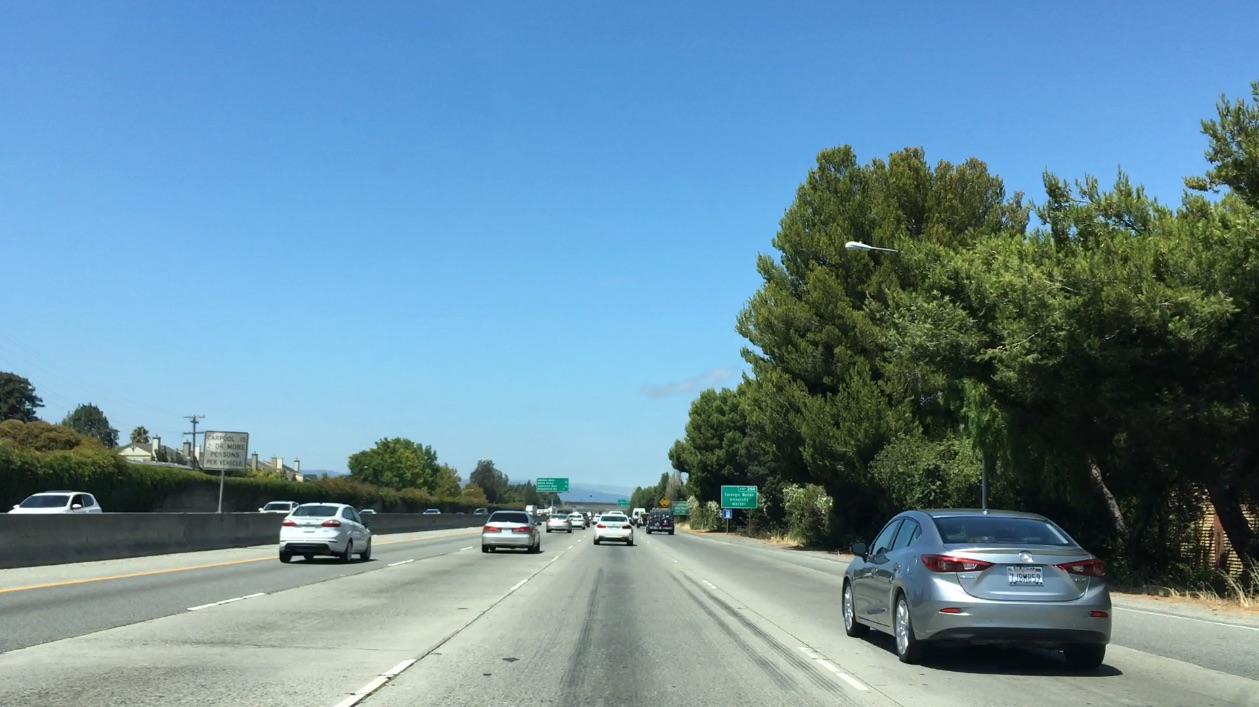
#> input picture 43_object_detection/bbox-example-image.jpg, 1259 x 707 px
$ jupyter execute --allow-errors 'Search and classify.ipynb'   (older library calls are emulated)
#> lines starting #> are read from the running program, lines starting #| are printed output that depends on the picture; after the words box and inside, x2 and y2 are one past the last pixel; in counts of white or black regions, pixels touching at a corner belong together
[cell 1]
import numpy as np
import cv2
import matplotlib.pyplot as plt
import matplotlib.image as mpimg

[cell 2]
def draw_boxes(img, bboxes, color=(0, 0, 255), thick=6):
    # Make a copy of the image
    imcopy = np.copy(img)
    # Iterate through the bounding boxes
    for bbox in bboxes:
        # Draw a rectangle given bbox coordinates
        cv2.rectangle(imcopy, bbox[0], bbox[1], color, thick)
    # Return the image copy with boxes drawn
    return imcopy

# Sliding Window (basic)

[cell 3]
image = mpimg.imread('bbox-example-image.jpg')
#> image is the input picture: shape (707, 1259, 3); mean R, G, B 104.8, 141, 158.4

[cell 4]
# Define a function that takes an image,
# start and stop positions in both x and y,
# window size (x and y dimensions),
# and overlap fraction (for both x and y)
def slide_window(img, x_start_stop=[None, None], y_start_stop=[None, None],
                    xy_window=(64, 64), xy_overlap=(0.5, 0.5)):
    # If x and/or y start/stop positions not defined, set to image size
    if x_start_stop == [None, None]:
        x_start_stop = [0, len(img[0])]
    if y_start_stop == [None, None]:
        y_start_stop = [0, len(img)]

    # Compute the span of the region to be searched
    xspan = x_start_stop[1] - x_start_stop[0]
    yspan = y_start_stop[1] - y_start_stop[0]

    # Compute the number of pixels per step in x/y
    nx_pix_per_step = np.int(xy_window[0]*(1 - xy_overlap[0]))
    ny_pix_per_step = np.int(xy_window[1]*(1 - xy_overlap[1]))

    # Compute the number of windows in x/y
    nx_buffer = np.int(xy_window[0]*(xy_overlap[0]))
    ny_buffer = np.int(xy_window[1]*(xy_overlap[1]))
    nx_windows = np.int((xspan-nx_buffer)/nx_pix_per_step)
    ny_windows = np.int((yspan-ny_buffer)/ny_pix_per_step)

    # Initialize a list to append window positions to
    window_list = []

    # Loop through finding x and y window positions
    for ys in range(ny_windows):
        for xs in range(nx_windows):
            # Calculate window position
            startx = xs*nx_pix_per_step + x_start_stop[0]
            endx = startx + xy_window[0]
            starty = ys*ny_pix_per_step + y_start_stop[0]
            endy = starty + xy_window[1]
            window_list.append(((startx, starty), (endx, endy)))
    return window_list

[cell 5]
windows = slide_window(image, x_start_stop=[None, None], y_start_stop=[None, None],
                    xy_window=(128, 128), xy_overlap=(0.5, 0.5))
#> in slide_window, `x_start_stop = [0, len(img[0])]`: x_start_stop = [0, 1259]
#> in slide_window, `y_start_stop = [0, len(img)]`: y_start_stop = [0, 707]
#> in slide_window, `xspan = x_start_stop[1] - x_start_stop[0]`: xspan = 1259
#> in slide_window, `yspan = y_start_stop[1] - y_start_stop[0]`: yspan = 707
#> in slide_window, `nx_windows = np.int((xspan-nx_buffer)/nx_pix_per_step)`: nx_windows = 18
#> in slide_window, `ny_windows = np.int((yspan-ny_buffer)/ny_pix_per_step)`: ny_windows = 10
#> after the loop in slide_window, `for ys in range(ny_windows):`: window_list = 180 items
#> windows = 180 items

window_img = draw_boxes(image, windows, color=(0, 0, 255), thick=6)
#> the loop in draw_boxes, `for bbox in bboxes:` made 180 passes
#> bbox on passes 1 to 3: ((0, 0), (128, 128)), ((64, 0), (192, 128)), ((128, 0), (256, 128))
plt.imshow(window_img)

# Search and Classify

[cell 6]
from skimage.feature import hog
import matplotlib.image as mpimg
import matplotlib.pyplot as plt
import numpy as np
import cv2
import glob
import time
from sklearn.svm import LinearSVC
from sklearn.preprocessing import StandardScaler
from skimage.feature import hog
from sklearn.model_selection import train_test_split

[cell 7]
# Define a function to return HOG features and visualization
def get_hog_features(img, orient, pix_per_cell, cell_per_block,
                        vis=False, feature_vec=True):
    # Call with two outputs if vis==True
    if vis == True:
        features, hog_image = hog(img, orientations=orient,
                                  pixels_per_cell=(pix_per_cell, pix_per_cell),
                                  block_norm= 'L2-Hys',
                                  cells_per_block=(cell_per_block, cell_per_block),
                                  transform_sqrt=True,
                                  visualize=vis, feature_vector=feature_vec)
        return features, hog_image
    # Otherwise call with one output
    else:
        features = hog(img, orientations=orient,
                       pixels_per_cell=(pix_per_cell, pix_per_cell),
                       cells_per_block=(cell_per_block, cell_per_block),
                       block_norm= 'L2-Hys',
                       transform_sqrt=True,
                       visualize=vis, feature_vector=feature_vec)
        return features

# Define a function to compute binned color features
def bin_spatial(img, size=(32, 32)):
    # Use cv2.resize().ravel() to create the feature vector
    features = cv2.resize(img, size).ravel()
    # Return the feature vector
    return features

# Define a function to compute color histogram features
# NEED TO CHANGE bins_range if reading .png files with mpimg!
def color_hist(img, nbins=32, bins_range=(0, 256)):
    # Compute the histogram of the color channels separately
    channel1_hist = np.histogram(img[:,:,0], bins=nbins, range=bins_range)
    channel2_hist = np.histogram(img[:,:,1], bins=nbins, range=bins_range)
    channel3_hist = np.histogram(img[:,:,2], bins=nbins, range=bins_range)
    # Concatenate the histograms into a single feature vector
    hist_features = np.concatenate((channel1_hist[0], channel2_hist[0], channel3_hist[0]))
    # Return the individual histograms, bin_centers and feature vector
    return hist_features

# Define a function to extract features from a list of images
# Have this function call bin_spatial() and color_hist()
def extract_features(imgs, color_space='RGB', spatial_size=(32, 32),
                        hist_bins=32, orient=9,
                        pix_per_cell=8, cell_per_block=2, hog_channel=0,
                        spatial_feat=True, hist_feat=True, hog_feat=True):
    # Create a list to append feature vectors to
    features = []
    # Iterate through the list of images
    for file in imgs:
        file_features = []
        # Read in each one by one
        image = mpimg.imread(file)
        # apply color conversion if other than 'RGB'
        if color_space != 'RGB':
            if color_space == 'HSV':
                feature_image = cv2.cvtColor(image, cv2.COLOR_RGB2HSV)
            elif color_space == 'LUV':
                feature_image = cv2.cvtColor(image, cv2.COLOR_RGB2LUV)
            elif color_space == 'HLS':
                feature_image = cv2.cvtColor(image, cv2.COLOR_RGB2HLS)
            elif color_space == 'YUV':
                feature_image = cv2.cvtColor(image, cv2.COLOR_RGB2YUV)
            elif color_space == 'YCrCb':
                feature_image = cv2.cvtColor(image, cv2.COLOR_RGB2YCrCb)
        else: feature_image = np.copy(image)

        if spatial_feat == True:
            spatial_features = bin_spatial(feature_image, size=spatial_size)
            file_features.append(spatial_features)
        if hist_feat == True:
            # Apply color_hist()
            hist_features = color_hist(feature_image, nbins=hist_bins)
            file_features.append(hist_features)
        if hog_feat == True:
        # Call get_hog_features() with vis=False, feature_vec=True
            if hog_channel == 'ALL':
                hog_features = []
                for channel in range(feature_image.shape[2]):
                    hog_features.append(get_hog_features(feature_image[:,:,channel],
                                        orient, pix_per_cell, cell_per_block,
                                        vis=False, feature_vec=True))
                hog_features = np.ravel(hog_features)
            else:
                hog_features = get_hog_features(feature_image[:,:,hog_channel], orient,
                            pix_per_cell, cell_per_block, vis=False, feature_vec=True)
            # Append the new feature vector to the features list
            file_features.append(hog_features)
        features.append(np.concatenate(file_features))
    # Return list of feature vectors
    return features

[cell 8]
# Define a function that takes an image,
# start and stop positions in both x and y,
# window size (x and y dimensions),
# and overlap fraction (for both x and y)
def slide_window(img, x_start_stop=[None, None], y_start_stop=[None, None],
                    xy_window=(64, 64), xy_overlap=(0.5, 0.5)):
    # If x and/or y start/stop positions not defined, set to image size
    if x_start_stop[0] == None:
        x_start_stop[0] = 0
    if x_start_stop[1] == None:
        x_start_stop[1] = img.shape[1]
    if y_start_stop[0] == None:
        y_start_stop[0] = 0
    if y_start_stop[1] == None:
        y_start_stop[1] = img.shape[0]
    # Compute the span of the region to be searched
    xspan = x_start_stop[1] - x_start_stop[0]
    yspan = y_start_stop[1] - y_start_stop[0]
    # Compute the number of pixels per step in x/y
    nx_pix_per_step = np.int(xy_window[0]*(1 - xy_overlap[0]))
    ny_pix_per_step = np.int(xy_window[1]*(1 - xy_overlap[1]))
    # Compute the number of windows in x/y
    nx_buffer = np.int(xy_window[0]*(xy_overlap[0]))
    ny_buffer = np.int(xy_window[1]*(xy_overlap[1]))
    nx_windows = np.int((xspan-nx_buffer)/nx_pix_per_step)
    ny_windows = np.int((yspan-ny_buffer)/ny_pix_per_step)
    # Initialize a list to append window positions to
    window_list = []
    # Loop through finding x and y window positions
    # Note: you could vectorize this step, but in practice
    # you'll be considering windows one by one with your
    # classifier, so looping makes sense
    for ys in range(ny_windows):
        for xs in range(nx_windows):
            # Calculate window position
            startx = xs*nx_pix_per_step + x_start_stop[0]
            endx = startx + xy_window[0]
            starty = ys*ny_pix_per_step + y_start_stop[0]
            endy = starty + xy_window[1]

            # Append window position to list
            window_list.append(((startx, starty), (endx, endy)))
    # Return the list of windows
    return window_list

# Define a function to draw bounding boxes
def draw_boxes(img, bboxes, color=(0, 0, 255), thick=6):
    # Make a copy of the image
    imcopy = np.copy(img)
    # Iterate through the bounding boxes
    for bbox in bboxes:
        # Draw a rectangle given bbox coordinates
        cv2.rectangle(imcopy, bbox[0], bbox[1], color, thick)
    # Return the image copy with boxes drawn
    return imcopy

[cell 9]
# Define a function to extract features from a single image window
# This function is very similar to extract_features()
# just for a single image rather than list of images
# [45 lines left out: function single_img_features, not called in this run]

[cell 10]
# Define a function you will pass an image
# and the list of windows to be searched (output of slide_windows())
# [29 lines left out: function search_windows, not called in this run]

[cell 11]
# Read in car and non-car images
images = glob.glob('non-vehicles_smallset/*/*.jpeg')
images.extend(glob.glob('vehicles_smallset/*/*.jpeg'))
cars = []
notcars = []
for image in images:
    if 'image' in image or 'extra' in image:
        notcars.append(image)
    else:
        cars.append(image)

[cell 12]
color_space = 'HLS' # Can be RGB, HSV, LUV, HLS, YUV, YCrCb
orient = 9  # HOG orientations
pix_per_cell = 8 # HOG pixels per cell
cell_per_block = 2 # HOG cells per block
hog_channel = 0 # Can be 0, 1, 2, or "ALL"
spatial_size = (16, 16) # Spatial binning dimensions
hist_bins = 16    # Number of histogram bins
spatial_feat = True # Spatial features on or off
hist_feat = True # Histogram features on or off
hog_feat = True # HOG features on or off
y_start_stop = [450, 707] # Min and max in y to search in slide_window()

[cell 13]
car_features = extract_features(cars, color_space=color_space,
                        spatial_size=spatial_size, hist_bins=hist_bins,
                        orient=orient, pix_per_cell=pix_per_cell,
                        cell_per_block=cell_per_block,
                        hog_channel=hog_channel, spatial_feat=spatial_feat,
                        hist_feat=hist_feat, hog_feat=hog_feat)
notcar_features = extract_features(notcars, color_space=color_space,
                        spatial_size=spatial_size, hist_bins=hist_bins,
                        orient=orient, pix_per_cell=pix_per_cell,
                        cell_per_block=cell_per_block,
                        hog_channel=hog_channel, spatial_feat=spatial_feat,
                        hist_feat=hist_feat, hog_feat=hog_feat)
#> call 2 of extract_features, with color_space = 'HLS', spatial_size = (16, 16), hist_bins = 16, orient = 9, pix_per_cell = 8, cell_per_block = 2, hog_channel = 0, spatial_feat = True
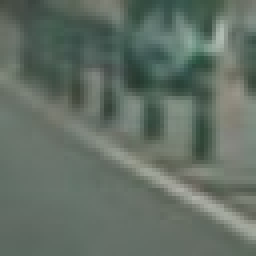
#> input picture 43_object_detection/non-vehicles_smallset/notcars1/image0004.jpeg, 64 x 64 px (shown 4 times larger)
#> in extract_features, image is the input picture: shape (64, 64, 3); mean R, G, B 98.6, 110.8, 101
#> in bin_spatial, `features = cv2.resize(img, size).ravel()`: features = 768 values, max 163 at index 613, min 6 at index 428, mean 61.83
#> in extract_features (call 2), `spatial_features = bin_spatial(feature_image, size=spatial_size)`: spatial_features has the same summary as features in bin_spatial
#> in color_hist, `hist_features = np.concatenate((channel1_hist[0], channel2_hist[0], ch..`: hist_features = 48 values, max 2422 at index 32, min 0 at index 0, mean 256
#> in get_hog_features, `features = hog(img, orientations=orient, pixels_per_cell=(pix_per_cell..`: features = 1764 values, max 0.464 at index 1516, min 0 at index 3, mean 0.117
#> in get_hog_features, `features = hog(img, orientations=orient, pixels_per_cell=(pix_per_cell..`:
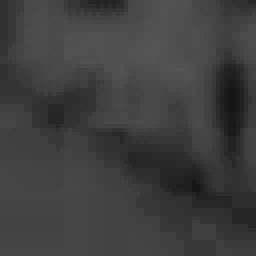
#> img: shape (64, 64) (shown 4 times larger); min 22, max 85, mean 62.4
#> in extract_features (call 2), `hog_features = get_hog_features(feature_image[:,:,hog_channel], orient..`: hog_features has the same summary as features in get_hog_features
#> notcar_features = 3 items

# Create an array stack of feature vectors
#> (the rest of this cell did not finish here and is left out)

[cell 14]
print('Using:',orient,'orientations',pix_per_cell,
    'pixels per cell and', cell_per_block,'cells per block')
#> (the rest of this cell did not finish here and is left out)

[cell 15]
image = mpimg.imread('bbox-example-image.jpg')
draw_image = np.copy(image)

# Uncomment the following line if you extracted training
# data from .png images (scaled 0 to 1 by mpimg) and the
# image you are searching is a .jpg (scaled 0 to 255)
#image = image.astype(np.float32)/255

windows = []
scales = [512, 256, 128, 64]
for scale in scales:
    windows.extend(slide_window(image, x_start_stop=[None, None], y_start_stop=y_start_stop,
                              xy_window=(scale, scale), xy_overlap=(0.5, 0.5)))
#> after the loop, windows = 328 items

#> (the rest of this cell did not finish here and is left out)

# Heat maps

[cell 16]
import matplotlib.image as mpimg
import matplotlib.pyplot as plt
import numpy as np
import pickle
import cv2
from scipy.ndimage.measurements import label

[cell 17]
# Read in a pickle file with bboxes saved
# Each item in the "all_bboxes" list will contain a
# list of boxes for one of the images shown above
box_list = pickle.load( open( "bbox_pickle.p", "rb" ))
#> (reads 43_object_detection/bbox_pickle.p from the repository)

# Read in image similar to one shown above
image = mpimg.imread('test_image.jpg')
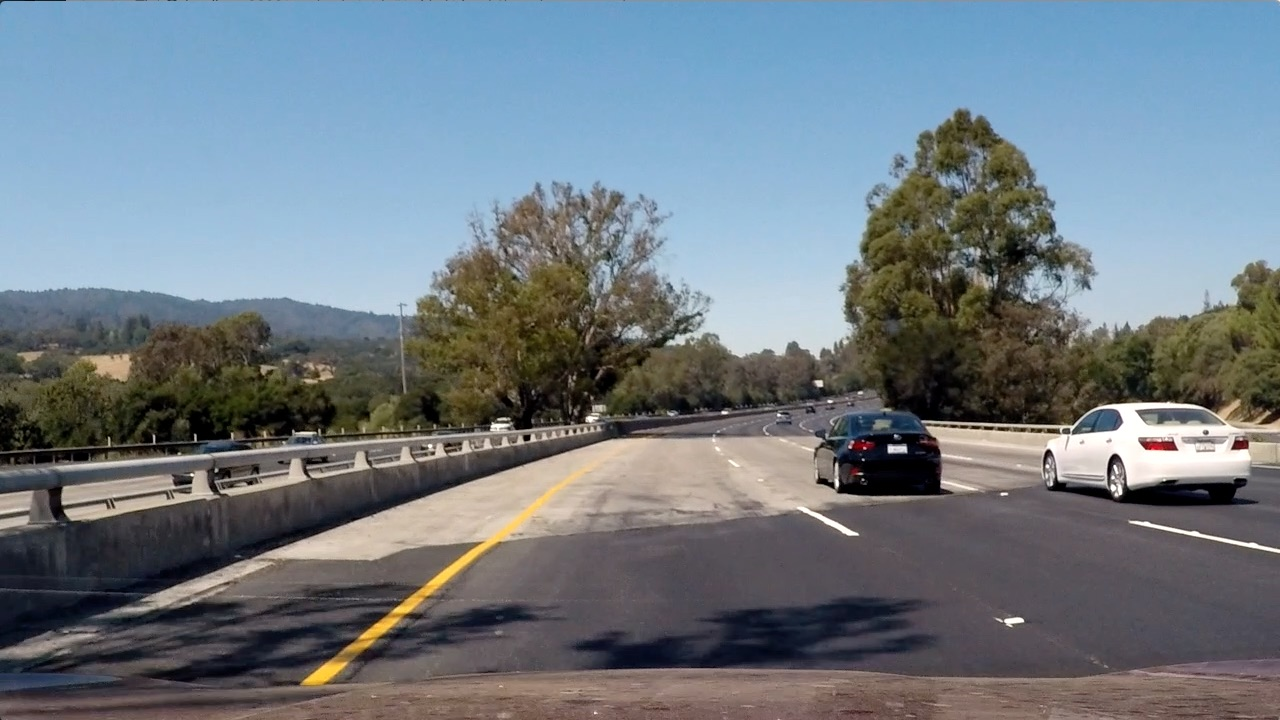
#> input picture 43_object_detection/test_image.jpg, 1280 x 720 px
#> image is the input picture: shape (720, 1280, 3); mean R, G, B 112.2, 122.7, 130.9
plt.imshow(draw_boxes(image, box_list))
#> after the loop in draw_boxes, `for bbox in bboxes:`:
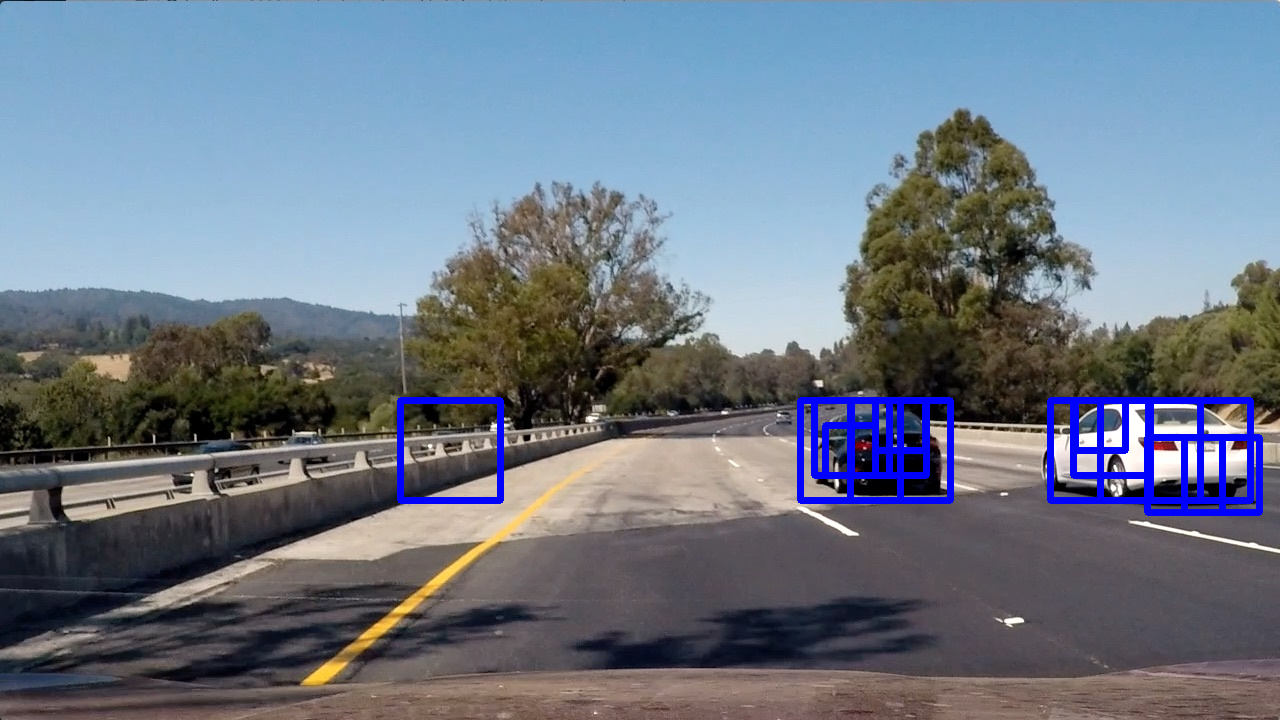
#> imcopy: shape (720, 1280, 3); 2.38% of pixels changed, all inside (x1, y1, x2, y2) = (397, 397, 1263, 516)

[cell 18]
def add_heat(heatmap, bbox_list):
    # Iterate through list of bboxes
    for box in bbox_list:
        # Add += 1 for all pixels inside each bbox
        # Assuming each "box" takes the form ((x1, y1), (x2, y2))
        heatmap[box[0][1]:box[1][1], box[0][0]:box[1][0]] += 1
    return heatmap

[cell 19]
def apply_threshold(heatmap, threshold):
    # Zero out pixels below the threshold
    heatmap[heatmap <= threshold] = 0
    # Return thresholded map
    return heatmap

def draw_labeled_bboxes(img, labels):
    # Iterate through all detected cars
    for car_number in range(1, labels[1]+1):
        # Find pixels with each car_number label value
        nonzero = (labels[0] == car_number).nonzero()
        # Identify x and y values of those pixels
        nonzeroy = np.array(nonzero[0])
        nonzerox = np.array(nonzero[1])
        # Define a bounding box based on min/max x and y
        bbox = ((np.min(nonzerox), np.min(nonzeroy)), (np.max(nonzerox), np.max(nonzeroy)))
        # Draw the box on the image
        cv2.rectangle(img, bbox[0], bbox[1], (0,0,255), 6)
    # Return the image
    return img

[cell 20]
heat = np.zeros_like(image[:,:,0]).astype(np.float)
# Add heat to each box in box list
heat = add_heat(heat,box_list)

# Apply threshold to help remove false positives
heat = apply_threshold(heat,1)

# Visualize the heatmap when displaying
heatmap = np.clip(heat, 0, 255)
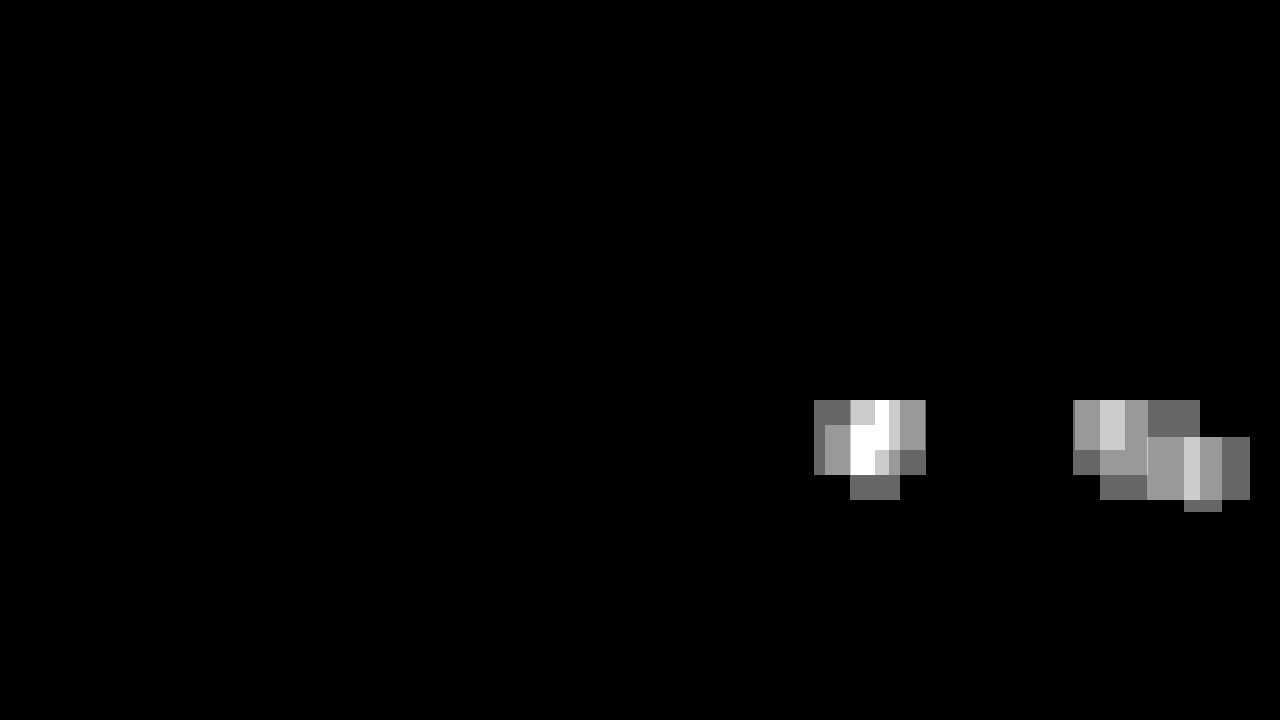
#> heat: shape (720, 1280) float64; min 0, max 5, mean 0.0803; drawn with min black and max white

# Find final boxes from heatmap using label function
labels = label(heatmap)
draw_img = draw_labeled_bboxes(np.copy(image), labels)

fig = plt.figure()
plt.subplot(121)
plt.imshow(draw_img)
plt.title('Car Positions')
plt.subplot(122)
plt.imshow(heatmap, cmap='hot')
plt.title('Heat Map')
fig.tight_layout()
